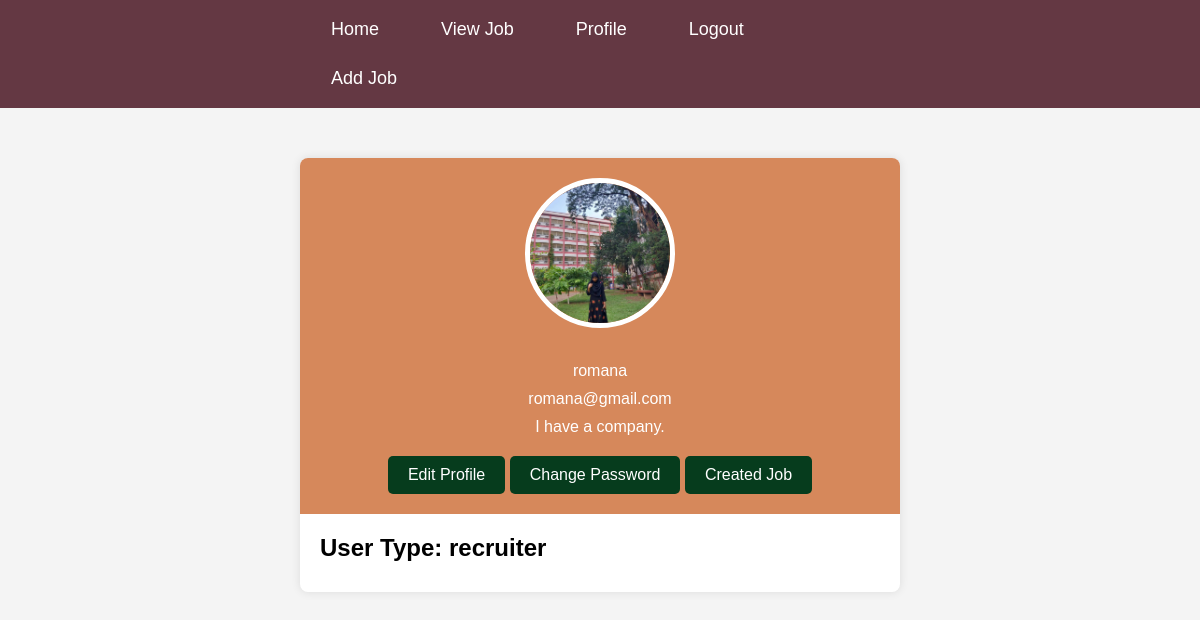
The app's page /ProfilePage/ (signed in) with its own data.
### myApp/models.py (models this page shows, shortened)
class Custom_User(AbstractUser):
    USER=[
        ('recruiter','Recruiter'),('jobseeker','JobSeeker')
    ]
    display_name=models.CharField(max_length=100)
    email=models.EmailField(unique=True)
    password=models.CharField(max_length=100)
    confirm_password=models.CharField(max_length=100)
    user_type=models.CharField(choices=USER,max_length=120)
    profile_pic=models.ImageField(upload_to="media/profile_pic",null=True)
    about= models.TextField(max_length=10000,null=True)

### myProject/views.py (the view)
# urls.py: path('ProfilePage/',ProfilePage,name='ProfilePage'),
@login_required
def ProfilePage(request):
    user=request.user
    context = {
        'user': user
    }
    return render(request, 'profile.html', context)

### Template/profile.html (shortened to what this page needs)
{% extends "dashboard.html" %}
{% block content %}
{% load static %}
<!DOCTYPE html>
<html lang="en">
<head>
</head>
<body>
    <div class="profile-container">
        <div class="profile-header">
            {% if user.profile_pic %}
                <img class="profile-picture" src="/{{ user.profile_pic}}" alt="Profile Picture">
            {% else %}
            <img class="profile-picture" src="{% static '/static/img/default.png' %}" alt="Default Profile Picture">
            {% endif %}
            <p>{{ request.user.display_name }}</p>
            <p>{{ request.user.email }}</p>
            <p>{{ request.user.about }}</p>
            <a href="{% url 'EditProfilePage' %}" class="edit-profile-button">Edit Profile</a>
            <a href="{% url 'changePasswordPage' %}" class="edit-profile-button">Change Password</a>
            {% if user.user_type == 'recruiter' %}
                <a href="{% url 'Post_or_Applied_Job_Page' %}" class="edit-profile-button">Created Job</a>
            {% elif user.user_type == 'jobseeker' %}
                <a href="{% url 'Applied_Job_By_Applicants_Page' %}" class="edit-profile-button">Applied Job</a>
            {% endif %}
        </div>
        <div class="profile-info">
            <h2>User Type: {{ request.user.user_type }}</h2>
        </div>
    </div>
</body>
</html>
{% endblock content %}

### Template/dashboard.html (style rules this page uses)
body { background: url(https://images.unsplash.com/photo-1531824475211-72594993ce2a?q=80&w=1470&auto=format&fit=crop&ixlib=rb-4.0.3&ixid=M3wxMjA3fDB8MHxwaG90by1wYWdlfHx8fGVufDB8fHx8fA%3D%3D); margin: 0; padding: 0; background-size: cover; background-position: right; background-attachment: fixed; }
* { margin: 0; padding: 0; box-sizing: border-box; }

### Template/profile.html (style rules this page uses)
body { font-family: Arial, sans-serif; background-color: #f4f4f4; margin: 0; padding: 0; }
.profile-container { max-width: 600px; margin: 50px auto; background-color: #fff; border-radius: 8px; box-shadow: 0 0 10px rgba(0, 0, 0, 0.1); overflow: hidden; }
.profile-header { text-align: center; padding: 20px; background-color: #d6885b; color: #fff; }
.profile-picture { border-radius: 50%; width: 150px; height: 150px; object-fit: cover; margin-bottom: 20px; border: 5px solid #fff; }
h1, p { margin: 10px 0; }
.edit-profile-button { display: inline-block; padding: 10px 20px; background-color: #063c1d; color: #fff; text-decoration: none; border-radius: 5px; margin-top: 10px; }
.profile-info { padding: 20px; }
.profile-info h2 { margin-bottom: 10px; }

### records on screen
Custom_User: profile_pic (picture), user.display_name "romana", user.email "romana@gmail.com", user.about "I have a company.", user.user_type "recruiter"
